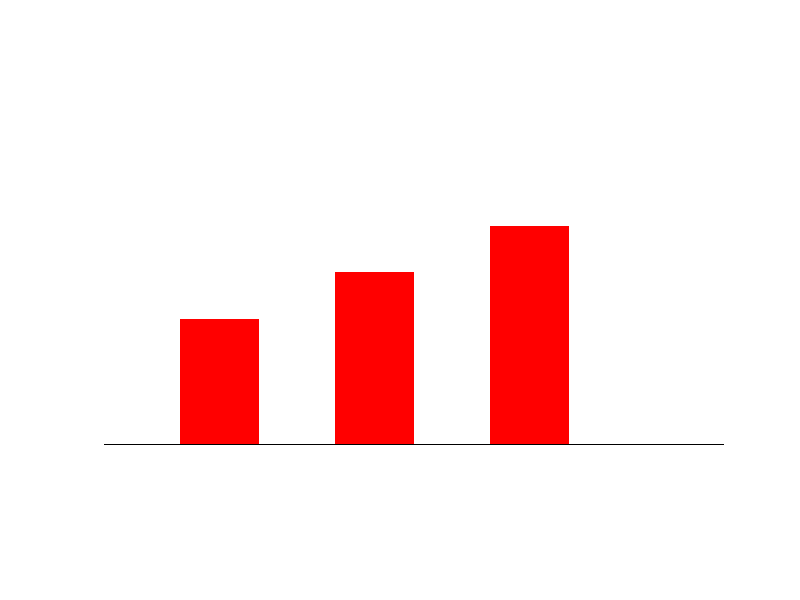

MATLAB code to generate this figure:
i1(1:200,1:400,1:3)=255;
i1=uint8(i1);
i2=i1;
b=150
for a=50:100:300
    b=b-30;
for i=a:a+50
for j=b:200
i1(j,i,1)=255;
i1(j,i,2)=0;
i1(j,i,3)=0;
end
end
pause(2)
imshow(i1)
end